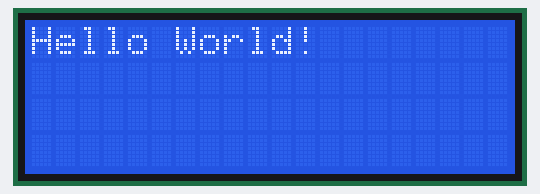
A program run on a simulated Raspberry Pi (BCM pin numbers). Shown: 20×4 character LCD. Library files of the repository ran but are not shown: 2 file(s); what the program prints to the terminal is not drawn.

Above: at 0.3 s.
At 1.4 s:
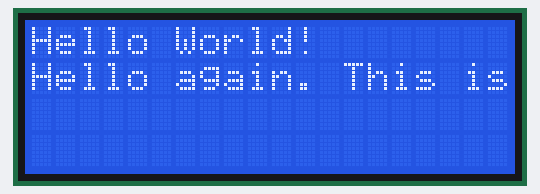
At 3.5 s:
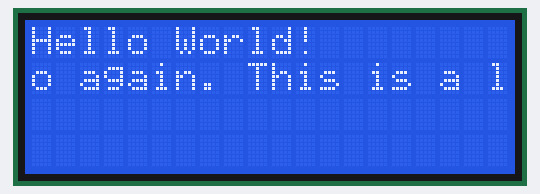
At 5.9 s:
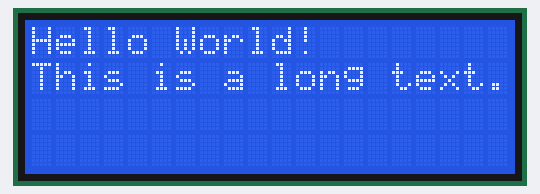
At 8.2 s:
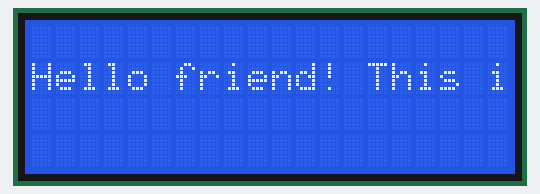
At 13.0 s:
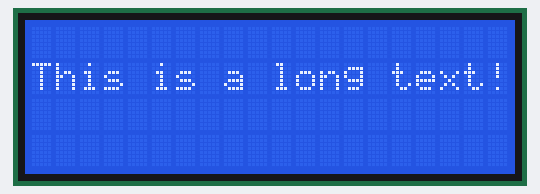

Measured:
- by itself, everything shown: repeats every 6.1 s, in 17 steps
- what the display in image 0 shows lasts 1.0 s, from 0.3 s to 1.3 s
- what the display in image 1 shows lasts 1.3 s, from 1.3 s to 2.6 s
- what the display in image 3 shows lasts 1.2 s, from 5.9 s to 7.1 s

The program:

demo_scrolling_text.py
```python
#! /usr/bin/env python
# -*- coding: utf-8 -*-

# Example: Scrolling text on display if the string length is major than columns in display.
# Created by Dídac García.

# Import necessary libraries for communication and display use
import drivers
from time import sleep

# Load the driver and set it to "display"
# If you use something from the driver library use the "display." prefix first
display = drivers.Lcd()

# Main body of code
try:
	print("Press CTRL + C to stop this script!")

	def long_string(display, text='', num_line=1, num_cols=20):
		"""
		Parameters: (driver, string to print, number of line to print, number of columns of your display)
		Return: This function send to display your scrolling string.
		"""
		if len(text) > num_cols:
			display.lcd_display_string(text[:num_cols], num_line)
			sleep(1)
			for i in range(len(text) - num_cols + 1):
				text_to_print = text[i:i+num_cols]
				display.lcd_display_string(text_to_print, num_line)
				sleep(0.2)
			sleep(1)
		else:
			display.lcd_display_string(text, num_line)


	# Example of short string
	long_string(display, "Hello World!", 1)
	sleep(1)

	# Example of long string
	long_string(display, "Hello again. This is a long text.", 2)
	display.lcd_clear()
	sleep(1)

	while True:
		# An example of infinite scrolling text
		long_string(display, "Hello friend! This is a long text!", 2)
except KeyboardInterrupt:
	# If there is a KeyboardInterrupt (when you press ctrl+c), exit the program and cleanup
	print("Cleaning up!")
	display.lcd_clear()
```
